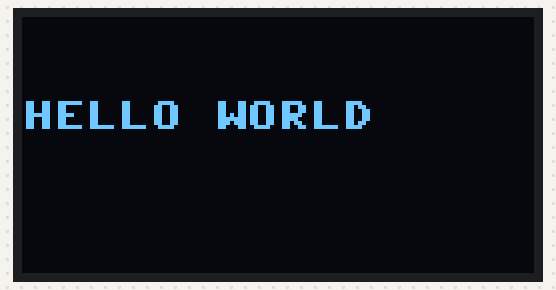
This program was run on a simulated Raspberry Pi Pico running MicroPython. Parts: 128×64 one-colour display. Library files of the repository ran but are not shown: ssd1306.py.

Above: at 0.46 s.
At 5.29 s:
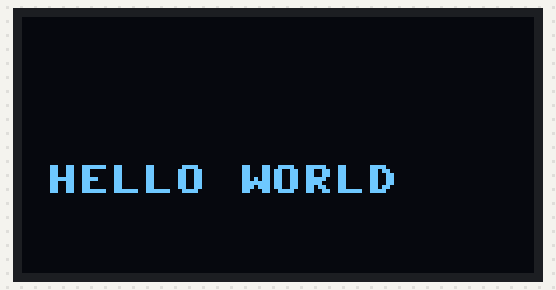
At 10.13 s:
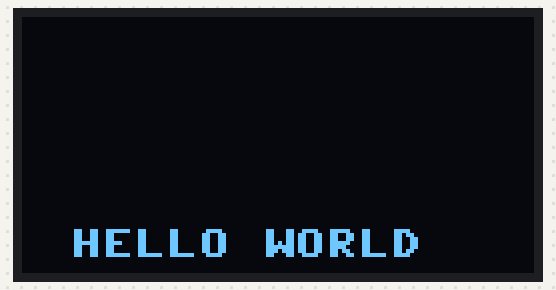
At 20.12 s:
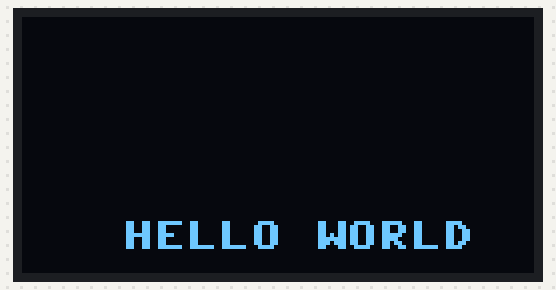
At 29.79 s:
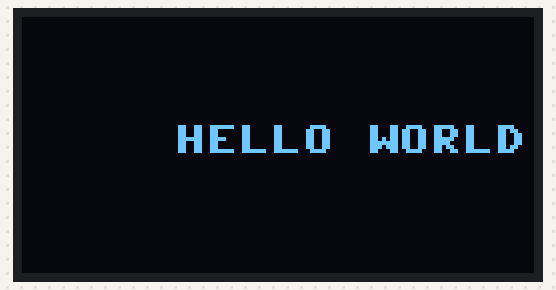
At 39.77 s:
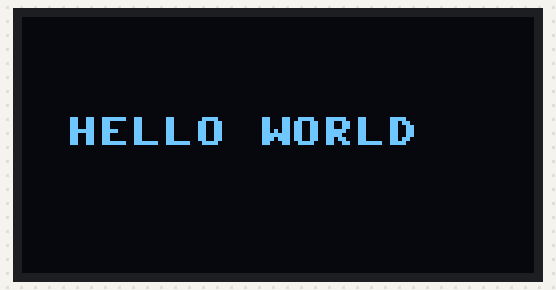

The program:

ssd1306tst.py
```python
import sys
from machine import Pin, SPI
from ssd1306 import SSD1306_SPI

from time import sleep
from utime import sleep_ms

spi = SPI(0, 100000, mosi=Pin(19), sck=Pin(18))
oled = SSD1306_SPI(128, 64, spi, Pin(17),Pin(20), Pin(16))
#oled = SSD1306_SPI(WIDTH, HEIGHT, spi, dc,rst, cs) use GPIO PIN NUMBERS
while True:
    try:
        for i in range(40):
            for j in range(56):

                oled.fill(0)
                oled.show()
                #sleep(1)
                oled.text("HELLO WORLD",i,j)
                oled.show()
                sleep_ms(10)
    except KeyboardInterrupt:
        break

print('Done')
```
